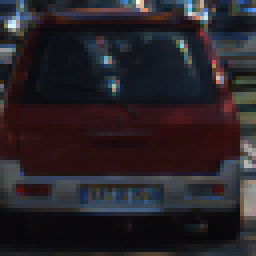
#> input picture vehicle_examples/0.png, 64 x 64 px (shown 4 times larger); its folder holds only this picture in this run
$ python hog.py
#> lines starting #> are read from the running program, lines starting #| are printed output that depends on the picture
### utils.py
import cv2
import glob
import random
import pickle
import numpy as np

from skimage.feature import hog
import matplotlib.pyplot as plt
import matplotlib.image as mpimg

from sklearn.preprocessing import StandardScaler
from sklearn.svm import SVC
from sklearn.model_selection import train_test_split
from scipy.ndimage.measurements import label

from moviepy.editor import VideoFileClip


def read_image(fname):
    ''' Reads image from a path. The returned image is in RGB colorspace. '''
#> called with fname = 'vehicle_examples/0.png'
    img = cv2.imread(fname)
#> img is the input picture: shape (64, 64, 3); mean B, G, R 39.7, 34.6, 40.6
    img = cv2.cvtColor(img, cv2.COLOR_BGR2RGB)
    return img

def grayscale_img(img):
    ''' Return a grayscaled version of the image '''
    new_img = img.copy()
    return cv2.cvtColor(img, cv2.COLOR_BGR2GRAY)
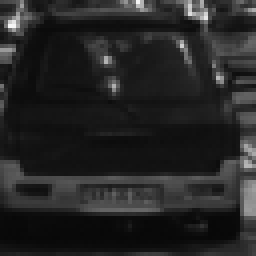
#> returned value: shape (64, 64) (shown 4 times larger); min 8, max 246, mean 36.8

# [20 lines left out: function region_of_interest, not called in this run]

vehicle_images = glob.glob('vehicles/**/*.png')
non_vehicle_images = glob.glob('non-vehicles/**/*.png')


# [13 lines that do not run on import are left out]

### hog.py
from utils import *

CONFIG = {'pix_per_cell': 16,
          'cell_per_block': 2,
          'orient': 11,
          'cspace': 'YUV'}

pix_per_cell = CONFIG.get('pix_per_cell')
cell_per_block = CONFIG.get('cell_per_block')
orient = CONFIG.get('orient')
cspace = CONFIG.get('cspace')

# Define a function to return HOG features and visualization
def get_hog_features(img, orient=orient, pix_per_cell=pix_per_cell, cell_per_block=cell_per_block, vis=False, feature_vec=True):
    if vis == True:
        features, hog_image = hog(img, orientations=orient, pixels_per_cell=(pix_per_cell, pix_per_cell),
                                  cells_per_block=(cell_per_block, cell_per_block), transform_sqrt=False,
                                  visualise=True, feature_vector=False)
        return features, hog_image
    else:
        features = hog(img, orientations=orient, pixels_per_cell=(pix_per_cell, pix_per_cell),
                       cells_per_block=(cell_per_block, cell_per_block), transform_sqrt=False,
                       visualise=False, feature_vector=feature_vec)
    return features


if __name__ == '__main__':
    car_images = glob.glob('vehicle_examples/*.png')
    for index, image_path in enumerate(car_images):
        img = grayscale_img(read_image(image_path))
        features, hog_image = get_hog_features(img, vis=True)
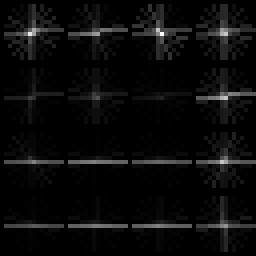
#> hog_image: shape (64, 64) float64 (shown 4 times larger); min 0, max 27.47, mean 1.1; drawn with min black and max white
        plt.imsave(f'output_images/hog_{index}.png', hog_image)
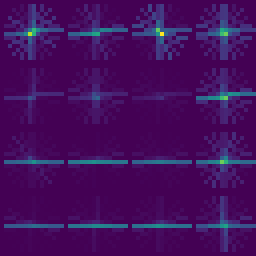
#> saved as hog_0.png: shape (64, 64, 3) (shown 4 times larger); mean R, G, B 67.6, 14, 93.4

    non_car_images = glob.glob('non_vehicle_examples/*.png')
    for index, image_path in enumerate(non_car_images):
        img = grayscale_img(read_image(image_path))
        features, hog_image = get_hog_features(img, vis=True)
        plt.imsave(f'output_images/non_vehicle_hog_{index}.png', hog_image)

$ run again, on vehicle_examples/12.png
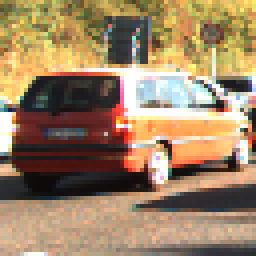
#> input picture vehicle_examples/12.png, 64 x 64 px (shown 4 times larger)
#> in read_image, img is the input picture: shape (64, 64, 3); mean B, G, R 100.4, 131.4, 157.6
#> `features, hog_image = get_hog_features(img, vis=True)`:
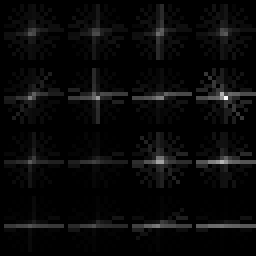
#> hog_image: shape (64, 64) float64 (shown 4 times larger); min 0, max 73.83, mean 2.6; drawn with min black and max white
#> `plt.imsave(f'output_images/hog_{index}.png', hog_image)`:
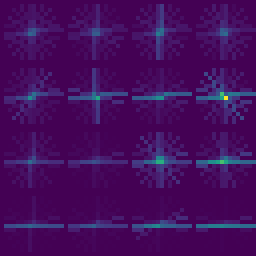
#> saved as hog_0.png: shape (64, 64, 3) (shown 4 times larger); mean R, G, B 68.2, 12.5, 93.1

$ run again, on vehicle_examples/13.png
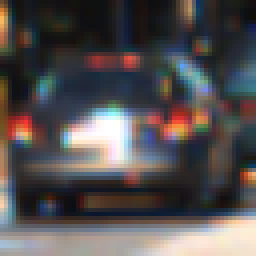
#> input picture vehicle_examples/13.png, 64 x 64 px (shown 4 times larger)
#> in read_image, img is the input picture: shape (64, 64, 3); mean B, G, R 81, 80.2, 84.6
#> `features, hog_image = get_hog_features(img, vis=True)`:
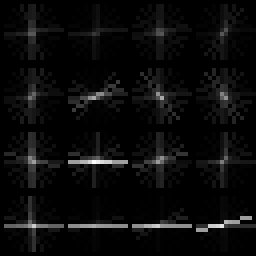
#> hog_image: shape (64, 64) float64 (shown 4 times larger); min 0, max 30.64, mean 1.3; drawn with min black and max white
#> `plt.imsave(f'output_images/hog_{index}.png', hog_image)`:
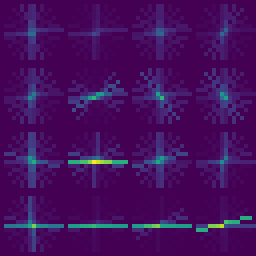
#> saved as hog_0.png: shape (64, 64, 3) (shown 4 times larger); mean R, G, B 68.3, 14.6, 93.6

$ run again, on vehicle_examples/14.png
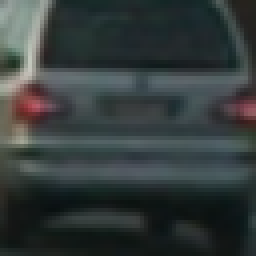
#> input picture vehicle_examples/14.png, 64 x 64 px (shown 4 times larger)
#> in read_image, img is the input picture: shape (64, 64, 3); mean B, G, R 59.8, 60.1, 52.6
#> `features, hog_image = get_hog_features(img, vis=True)`:
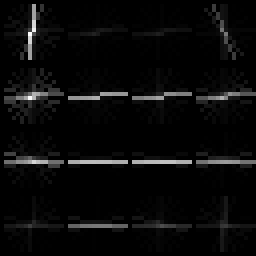
#> hog_image: shape (64, 64) float64 (shown 4 times larger); min 0, max 22.94, mean 0.9; drawn with min black and max white
#> `plt.imsave(f'output_images/hog_{index}.png', hog_image)`:
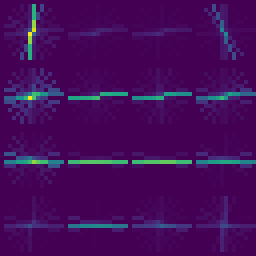
#> saved as hog_0.png: shape (64, 64, 3) (shown 4 times larger); mean R, G, B 67.9, 12.4, 90.5

$ run again, on vehicle_examples/1.png
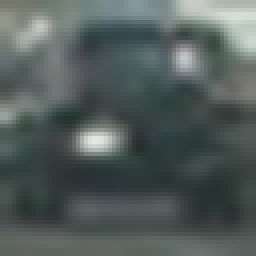
#> input picture vehicle_examples/1.png, 64 x 64 px (shown 4 times larger)
#> in read_image, img is the input picture: shape (64, 64, 3); mean B, G, R 91.3, 93.3, 83.2
#> `features, hog_image = get_hog_features(img, vis=True)`:
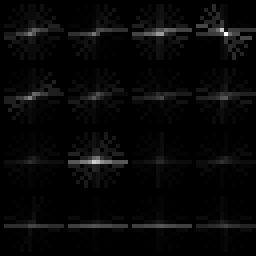
#> hog_image: shape (64, 64) float64 (shown 4 times larger); min 0, max 24.35, mean 0.7; drawn with min black and max white
#> `plt.imsave(f'output_images/hog_{index}.png', hog_image)`:
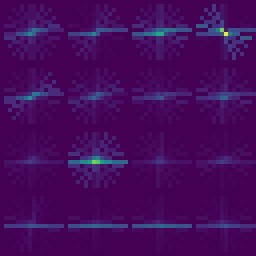
#> saved as hog_0.png: shape (64, 64, 3) (shown 4 times larger); mean R, G, B 68.3, 10.6, 91.8
